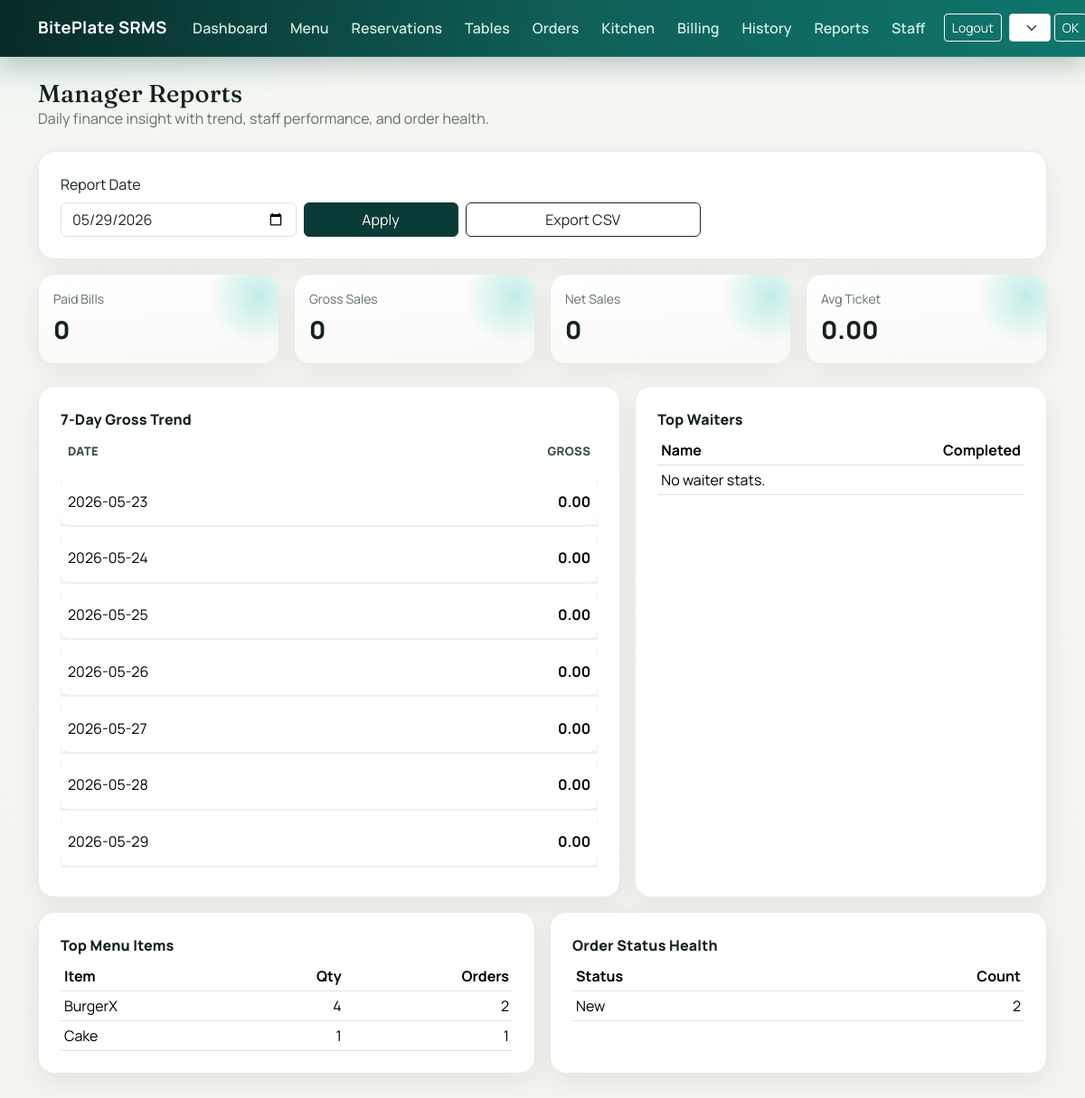
The page /en/reports/ (signed in) on the database its author committed.
### restaurant/models.py (models this page shows, shortened)
class MenuItem(models.Model):
    CATEGORY_CHOICES = [
        ("starter", "Starter"),
        ("main_course", "Main Course"),
        ("dessert", "Dessert"),
        ("beverage", "Beverage"),
    ]
    name = models.CharField(max_length=120)
    description = models.TextField(blank=True)
    price = models.DecimalField(max_digits=10, decimal_places=2)
    category = models.CharField(max_length=20, choices=CATEGORY_CHOICES)
    is_active = models.BooleanField(default=True)
    class Meta:
        ordering = ["name"]

### restaurant/views.py (the view)
# urls.py: path("reports/", views.manager_report, name="manager_report"),
@role_required("manager")
def manager_report(request):
    report_date = timezone.localdate()
    date_input = request.GET.get("date")
    if date_input:
        try:
            report_date = datetime.strptime(date_input, "%Y-%m-%d").date()
        except ValueError:
            messages.warning(request, "Invalid date filter; showing today's report.")
    today = Bill.objects.filter(status=Bill.STATUS_PAID, bill_date__date=report_date)
    today_sales = BillLineItem.objects.filter(bill__in=today).aggregate(
        gross=Coalesce(
            Sum(F("quantity") * F("unit_price"), output_field=DecimalField(max_digits=12, decimal_places=2)),
            Value(Decimal("0.00"), output_field=DecimalField(max_digits=12, decimal_places=2)),
        )
    )["gross"]
    discount_total = today.aggregate(
        discount=Coalesce(
            Sum("discount_amount"),
            Value(Decimal("0.00"), output_field=DecimalField(max_digits=12, decimal_places=2)),
        )
    )["discount"]
    net_sales = today_sales - discount_total
    avg_ticket = (net_sales / today.count()).quantize(Decimal("0.01")) if today.count() else Decimal("0.00")
    top_items = (
        OrderItem.objects.values("menu_item__name")
        .annotate(quantity_sold=Sum("quantity"), order_count=Count("order", distinct=True))
        .order_by("-quantity_sold")[:5]
    )
    order_status_map = dict(Order.STATUS_CHOICES)
    order_status_summary = [
        {"status": row["status"], "label": order_status_map.get(row["status"], row["status"]), "count": row["count"]}
        for row in Order.objects.values("status").annotate(count=Count("id")).order_by("status")
    ]
    top_waiters = (
        Order.objects.filter(status=Order.STATUS_COMPLETED, order_date__date=report_date, waiter__isnull=False)
        .values("waiter__name")
        .annotate(completed_orders=Count("id"))
        .order_by("-completed_orders")[:5]
    )
    start_date = report_date - timedelta(days=6)
    trend_queryset = (
        BillLineItem.objects.filter(
            bill__status=Bill.STATUS_PAID,
            bill__bill_date__date__gte=start_date,
            bill__bill_date__date__lte=report_date,
        )
        .annotate(day=TruncDate("bill__bill_date"))
        .values("day")
        .annotate(
            total=Coalesce(
                Sum(F("quantity") * F("unit_price"), output_field=DecimalField(max_digits=12, decimal_places=2)),
                Value(Decimal("0.00"), output_field=DecimalField(max_digits=12, decimal_places=2)),
            )
        )
        .order_by("day")
    )
    sales_map = {row["day"]: row["total"] for row in trend_queryset}
    sales_trend = []
    for i in range(7):
        d = start_date + timedelta(days=i)
        sales_trend.append({"day": d.strftime("%Y-%m-%d"), "value": sales_map.get(d, Decimal("0.00"))})
    context = {
        "total_paid_bills": today.count(),
        "today_sales": today_sales,
        "discount_total": discount_total,
        "net_sales": net_sales,
        "avg_ticket": avg_ticket,
        "top_items": top_items,
        "top_waiters": top_waiters,
        "sales_trend": sales_trend,
        "order_status_summary": order_status_summary,
        "report_date": report_date,
    }
    return render(request, "restaurant/manager_report.html", context)

### restaurant/permissions.py (called while the page is built)
def role_required(*roles):
    allowed_groups = {ROLE_GROUPS[r] for r in roles if r in ROLE_GROUPS}
    def decorator(view_func):
        @wraps(view_func)
        def _wrapped(request, *args, **kwargs):
            user = request.user
            if not user.is_authenticated:
                return redirect("restaurant:login")
            if user.is_superuser:
                return view_func(request, *args, **kwargs)
            user_groups = set(user.groups.values_list("name", flat=True))
            if allowed_groups.intersection(user_groups):
                return view_func(request, *args, **kwargs)
            messages.error(request, "You do not have permission to access this page.")
            return redirect("restaurant:dashboard")
        return _wrapped
    return decorator

### restaurant/templatetags/restaurant_tags.py (called while the page is built)
@register.filter(name='has_group')
def has_group(user, group_name):
    if not user.is_authenticated:
        return False
    return user.groups.filter(name=group_name).exists()

### restaurant/templates/restaurant/manager_report.html
{% extends 'base.html' %}
{% load i18n %}
{% block content %}
<div class="d-flex justify-content-between align-items-end mb-4">
  <div>
    <h2 class="page-title">{% translate "Manager Reports" %}</h2>
    <p class="muted mb-0">{% translate "Daily finance insight with trend, staff performance, and order health." %}</p>
  </div>
</div>
<div class="site-card p-3 p-md-4 mb-3">
  <form method="get" class="row g-2 align-items-end">
    <div class="col-md-3">
      <label class="form-label">{% translate "Report Date" %}</label>
      <input type="date" name="date" class="form-control" value="{{ report_date|date:'Y-m-d' }}">
    </div>
    <div class="col-md-2"><button class="btn btn-dark w-100" type="submit">{% translate "Apply" %}</button></div>
    <div class="col-md-3"><a class="btn btn-outline-dark w-100" href="{% url 'restaurant:manager_report_csv' %}?date={{ report_date|date:'Y-m-d' }}">{% translate "Export CSV" %}</a></div>
  </form>
</div>
<div class="row g-3 mb-4">
  <div class="col-sm-6 col-lg-3"><div class="site-card stat-card p-3"><p class="muted small mb-1">{% translate "Paid Bills" %}</p><div class="stat-value">{{ total_paid_bills }}</div></div></div>
  <div class="col-sm-6 col-lg-3"><div class="site-card stat-card p-3"><p class="muted small mb-1">{% translate "Gross Sales" %}</p><div class="stat-value">{{ today_sales }}</div></div></div>
  <div class="col-sm-6 col-lg-3"><div class="site-card stat-card p-3"><p class="muted small mb-1">{% translate "Net Sales" %}</p><div class="stat-value">{{ net_sales }}</div></div></div>
  <div class="col-sm-6 col-lg-3"><div class="site-card stat-card p-3"><p class="muted small mb-1">{% translate "Avg Ticket" %}</p><div class="stat-value">{{ avg_ticket }}</div></div></div>
</div>
<div class="row g-3">
  <div class="col-lg-7">
    <div class="site-card p-3 p-md-4 h-100">
      <p class="section-title">{% translate "7-Day Gross Trend" %}</p>
      <div class="table-responsive">
        <table class="table table-modern mb-0">
          <thead><tr><th>{% translate "Date" %}</th><th class="text-end">{% translate "Gross" %}</th></tr></thead>
          <tbody>{% for day in sales_trend %}<tr><td>{{ day.day }}</td><td class="text-end fw-bold">{{ day.value }}</td></tr>{% endfor %}</tbody>
        </table>
      </div>
    </div>
  </div>
  <div class="col-lg-5">
    <div class="site-card p-3 p-md-4 h-100">
      <p class="section-title">{% translate "Top Waiters" %}</p>
      <table class="table table-sm mb-0"><thead><tr><th>{% translate "Name" %}</th><th class="text-end">{% translate "Completed" %}</th></tr></thead><tbody>{% for w in top_waiters %}<tr><td>{{ w.waiter__name }}</td><td class="text-end fw-bold">{{ w.completed_orders }}</td></tr>{% empty %}<tr><td colspan="2" class="muted">{% translate "No waiter stats." %}</td></tr>{% endfor %}</tbody></table>
    </div>
  </div>
  <div class="col-lg-6">
    <div class="site-card p-3 p-md-4 h-100">
      <p class="section-title">{% translate "Top Menu Items" %}</p>
      <table class="table table-sm mb-0"><thead><tr><th>{% translate "Item" %}</th><th class="text-end">{% translate "Qty" %}</th><th class="text-end">{% translate "Orders" %}</th></tr></thead><tbody>{% for item in top_items %}<tr><td>{{ item.menu_item__name }}</td><td class="text-end">{{ item.quantity_sold }}</td><td class="text-end">{{ item.order_count }}</td></tr>{% empty %}<tr><td colspan="3" class="muted">{% translate "No sales yet." %}</td></tr>{% endfor %}</tbody></table>
    </div>
  </div>
  <div class="col-lg-6">
    <div class="site-card p-3 p-md-4 h-100">
      <p class="section-title">{% translate "Order Status Health" %}</p>
      <table class="table table-sm mb-0"><thead><tr><th>{% translate "Status" %}</th><th class="text-end">{% translate "Count" %}</th></tr></thead><tbody>{% for row in order_status_summary %}<tr><td>{{ row.label }}</td><td class="text-end">{{ row.count }}</td></tr>{% empty %}<tr><td colspan="2" class="muted">{% translate "No orders yet." %}</td></tr>{% endfor %}</tbody></table>
    </div>
  </div>
</div>
{% endblock %}

### templates/base.html (style rules this page uses)
:root { --bg: #f2f4ee; --panel: #ffffff; --panel-2: #f9faf7; --ink: #16221d; --muted: #607065; --brand: #0f766e; --brand-dark: #0b3b36; --accent: #c2410c; --line: #e6ebe4; --radius: 18px; --shadow-soft: 0 8px 30px rgba(15, 23, 42, .07); --shadow-nav: 0 10px 28px rgba(11, 59, 54, .25); }
body { font-family: 'Manrope', sans-serif; color: var(--ink); background: radial-gradient(1200px 500px at -8% -12%, rgba(20, 184, 166, .16), transparent 62%), radial-gradient(1000px 500px at 108% -16%, rgba(194, 65, 12, .08), transparent 58%), linear-gradient(180deg, #f6f7f3, var(--bg)); min-height: 100vh; }
h1, h2, h3, h4, h5 { font-family: 'Fraunces', serif; letter-spacing: .2px; }
.site-card { border: 1px solid var(--line); border-radius: var(--radius); box-shadow: var(--shadow-soft); background: var(--panel); overflow: hidden; animation: rise .35s ease both; }
.page-title { font-size: clamp(1.7rem, 2vw, 2.45rem); margin-bottom: 0; }
.muted { color: var(--muted); }
.stat-card { position: relative; isolation: isolate; background: linear-gradient(175deg, var(--panel), var(--panel-2)); }
.stat-card::before { content: ""; position: absolute; width: 130px; height: 130px; border-radius: 50%; top: -42px; right: -42px; background: radial-gradient(circle, rgba(20, 184, 166, .25), transparent 60%); z-index: -1; }
.stat-value { font-weight: 800; font-size: 1.7rem; }
.table-modern { border-collapse: separate; border-spacing: 0 10px; margin-top: -10px; }
.table-modern thead th { color: #3b4a41; border: 0; font-weight: 800; font-size: .82rem; letter-spacing: .3px; text-transform: uppercase; }
.table-modern tbody tr { background: #fff; box-shadow: 0 2px 0 #edf2ec; }
.table-modern tbody td { border: 0; padding-top: .9rem; padding-bottom: .9rem; vertical-align: middle; }
.table-modern tbody tr td:first-child { border-top-left-radius: 12px; border-bottom-left-radius: 12px; }
.table-modern tbody tr td:last-child { border-top-right-radius: 12px; border-bottom-right-radius: 12px; }
.btn-dark { background: var(--brand-dark); border-color: var(--brand-dark); }
.section-title { font-weight: 800; letter-spacing: .2px; margin-bottom: .4rem; }

### rows shown on the page
MenuItem: menu_item__name "BurgerX", quantity_sold "4", order_count "2"
MenuItem: menu_item__name "Cake", quantity_sold "1", order_count "1"

### other values the page prints
{{ total_paid_bills }} "0"
{{ today_sales }} "0"
{{ net_sales }} "0"
{{ avg_ticket }} "0.00"
{{ day.day }} "2026-05-23" "2026-05-24" "2026-05-25" "2026-05-26" "2026-05-27" "2026-05-28" "2026-05-29"
{{ day.value }} "0.00" "0.00" "0.00" "0.00" "0.00" "0.00" "0.00"
{{ row.label }} "New"
{{ row.count }} "2"
form field language "English"
